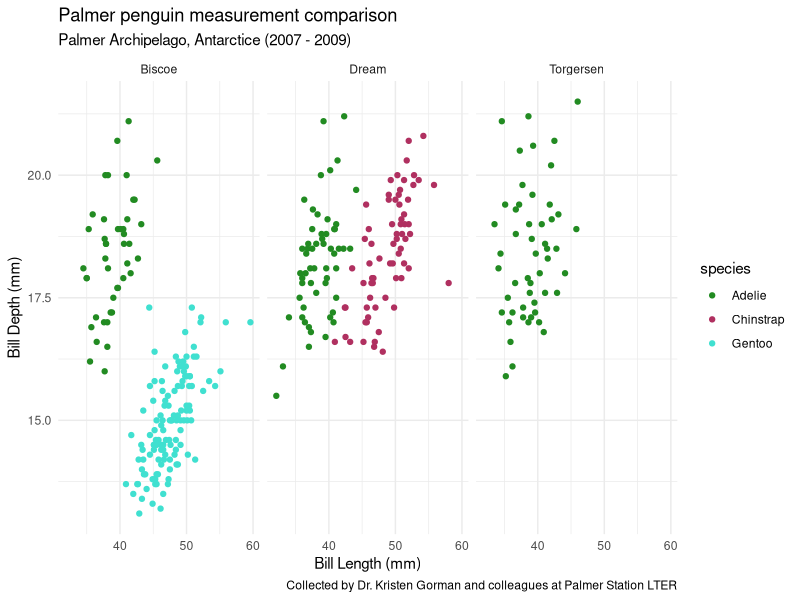
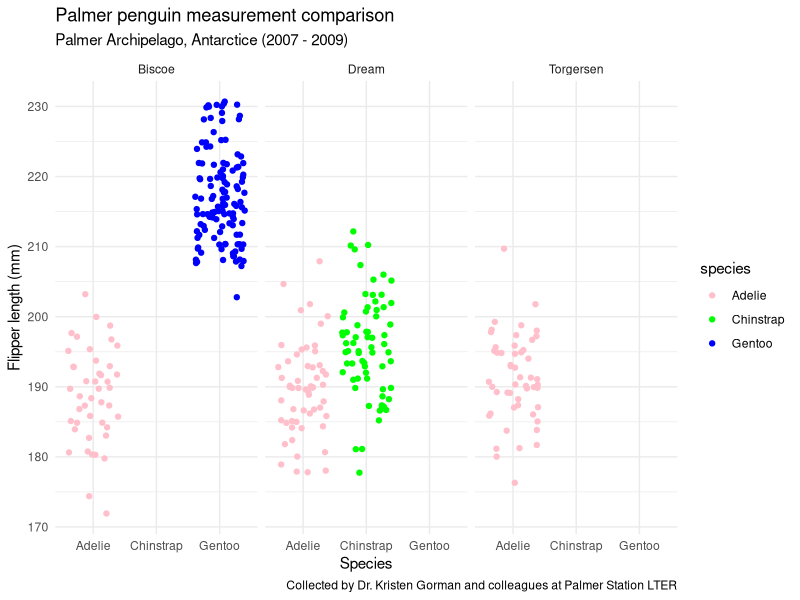

Write the R code that produced these figures, in order.
## ---- chunk 1
# Loading packages ----
library(tidyverse)
library(palmerpenguins)
## ---- chunk 2
# Function f(x) = x^2 at x = 3 ----
dfDx <- D(expression(x^2), "x")

# Setting x = 3 ----
x <- 3

# Evaluate dfDx at x = 3 ----
eval(dfDx)
## ---- chunk 3
# Function P(a) = 2(3a + 2)^4 - 5 a = 1.2 ----
dpDa <- D(expression(2 * (3 * a + 2)^4 - 5), "a")

# Setting a = 1.2 ----
a <- 1.2

# Evaluating dpDa at a = 1.2 ----
eval(dpDa)
## ---- chunk 4
# create plot for bill length vs depth ----
ggplot(data = penguins, aes(x = bill_length_mm, y = bill_depth_mm)) +
  geom_point(aes(color = species)) +
  scale_color_manual(values = c("forestgreen","maroon","turquoise")) +
  labs(x = "Bill Length (mm)",
       y = "Bill Depth (mm)",
       title = "Palmer penguin measurement comparison",
       subtitle = "Palmer Archipelago, Antarctice (2007 - 2009)",
       caption = "Collected by Dr. Kristen Gorman and colleagues at Palmer Station LTER") +
  facet_wrap(~island) +
  theme_minimal()
## ---- chunk 5
# create jitter plot for flipper length by species 
ggplot(data = penguins, aes(x = species, y = flipper_length_mm)) +
  geom_jitter(aes(color = species)) +
  scale_color_manual(values = c("pink","green","blue")) +
  labs(x = "Species",
       y = "Flipper length (mm)",
       title = "Palmer penguin measurement comparison",
       subtitle = "Palmer Archipelago, Antarctice (2007 - 2009)",
       caption = "Collected by Dr. Kristen Gorman and colleagues at Palmer Station LTER") +
  facet_wrap(~island) +
  theme_minimal()
